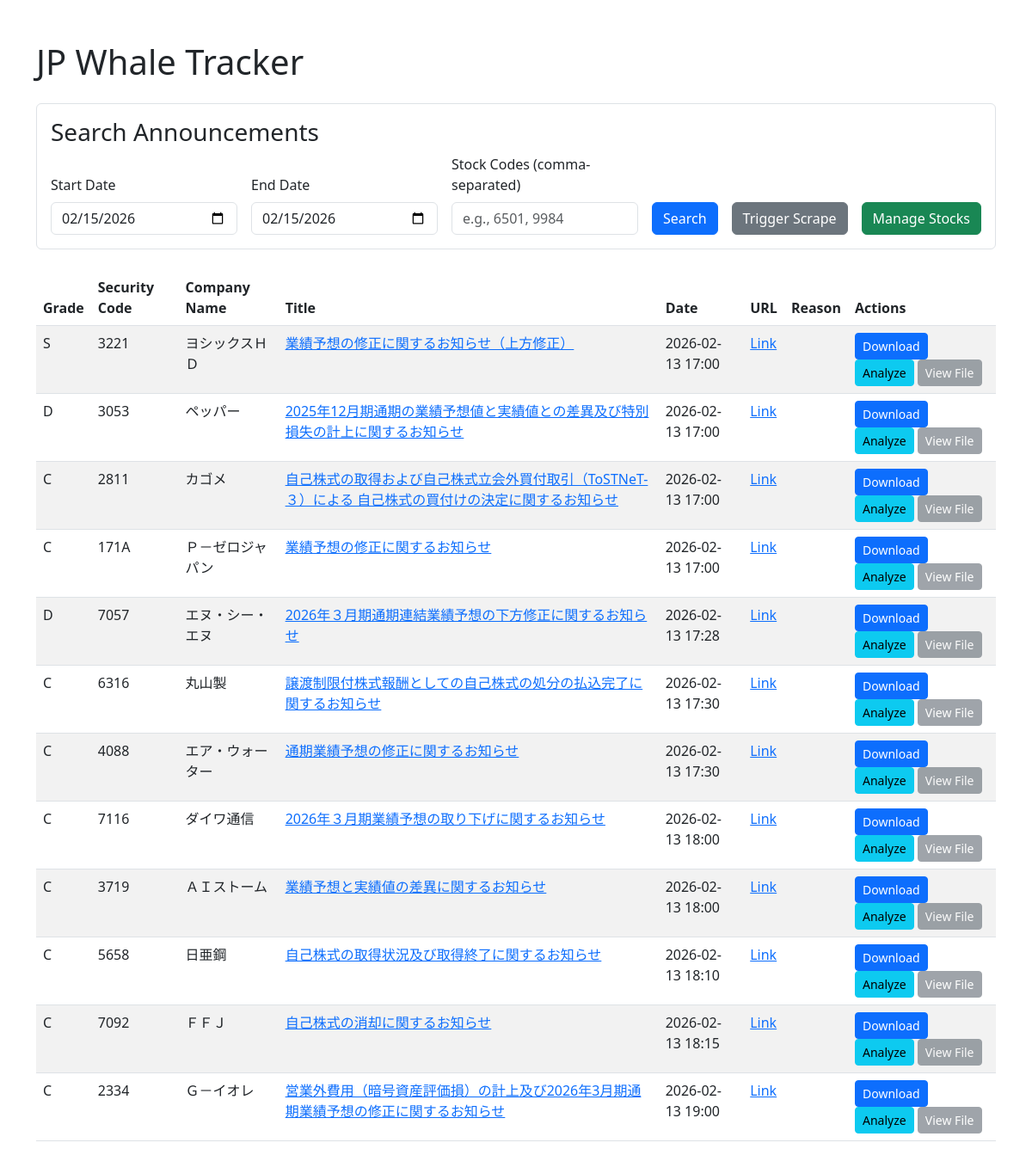
The page / on the database its author committed.
### models.py (models this page shows)
class Announcement(db.Model):
    id = db.Column(db.Integer, primary_key=True)
    url = db.Column(db.String(500), unique=True, nullable=False)
    time = db.Column(db.String(50))
    stock_code = db.Column(db.String(20))
    company_name = db.Column(db.String(100))
    title = db.Column(db.String(200))
    doc_type = db.Column(db.String(20))
    fetched_at = db.Column(db.DateTime, default=datetime.now)
    is_downloaded = db.Column(db.Boolean, default=False)
    local_path = db.Column(db.String(500))
    grade = db.Column(db.String(5)) # S, A, C, D, E
    score = db.Column(db.Integer)   # 0-100
    extracted_text = db.Column(db.Text) # Original text for "Intent Battle"
    gemini_analysis = db.Column(db.Text) # Analysis result
    analysis_status = db.Column(db.String(20), default='pending') # pending, success, failed
    analysis_time = db.Column(db.DateTime)
    error_message = db.Column(db.String(500))
    reason = db.Column(db.String(500)) # Reason for the grade
    def to_dict(self):
        return {
            'id': self.id,
            'time': self.time,
            'stock_code': self.stock_code,
            'company': self.company_name,
            'title': self.title,
            'url': self.url,
            'type': self.doc_type,
            'is_downloaded': self.is_downloaded,
            'local_path': self.local_path,
            'analysis': self.gemini_analysis,
            'original_text': self.extracted_text,
            'status': self.analysis_status,
            'analysis_time': self.analysis_time.strftime("%Y-%m-%d %H:%M:%S") if self.analysis_time else None,
            'fetched_at': self.fetched_at.strftime("%Y-%m-%d %H:%M:%S") if self.fetched_at else None,
            'grade': self.grade,
            'score': self.score,
            'reason': self.reason
        }

### app.py (the view)
@app.route('/')
def index():
    anns = Announcement.query.order_by(Announcement.fetched_at.desc()).all()
    return render_template('index.html', announcements=[a.to_dict() for a in anns])

### templates/index.html (shortened to what this page needs)
<!doctype html>
<html lang="en">
  <head>
    <link href="https://cdn.jsdelivr.net/npm/bootstrap@5.3.0/dist/css/bootstrap.min.css" rel="stylesheet">
  </head>
  <body>
    <div class="container">
      <h1 class="mt-5">JP Whale Tracker</h1>
      <div class="mt-4 p-3 border rounded">
        <h3>Search Announcements</h3>
        <form id="search-form">
          <div class="row g-3 align-items-end">
            <div class="col-md">
              <label for="start-date" class="form-label">Start Date</label>
              <input type="date" class="form-control" id="start-date">
            </div>
            <div class="col-md">
              <label for="end-date" class="form-label">End Date</label>
              <input type="date" class="form-control" id="end-date">
            </div>
            <div class="col-md">
              <label for="stock-codes" class="form-label">Stock Codes (comma-separated)</label>
              <input type="text" class="form-control" id="stock-codes" placeholder="e.g., 6501, 9984">
            </div>
            <div class="col-auto">
              <button type="submit" class="btn btn-primary">Search</button>
            </div>
            <div class="col-auto">
              <button type="button" class="btn btn-secondary" id="trigger-scrape">Trigger Scrape</button>
            </div>
            <div class="col-auto">
              <button type="button" class="btn btn-success" data-bs-toggle="modal" data-bs-target="#stocksModal">
                Manage Stocks
              </button>
            </div>
          </div>
        </form>
      </div>
      <div id="search-results" class="mt-4">
        <table class="table table-striped mt-4">
          <thead>
            <tr>
              <th>Grade</th>
              <th>Security Code</th>
              <th>Company Name</th>
              <th>Title</th>
              <th>Date</th>
              <th>URL</th>
              <th>Reason</th>
              <th>Actions</th>
            </tr>
          </thead>
          <tbody>
            {% for announcement in announcements %}
            <tr id="announcement-{{ announcement.id }}" data-is-downloaded="{{ 'true' if announcement.is_downloaded else 'false' }}" data-local-path="{{ announcement.local_path or '' }}">
              <td>{{ announcement.grade }}</td>
              <td>{{ announcement.stock_code }}</td>
              <td>{{ announcement.company }}</td>
              <td><a href="{{ announcement.url }}" target="_blank">{{ announcement.title }}</a></td>
              <td>{{ announcement.time}}</td>
              <td><a href="{{ announcement.url }}" target="_blank">Link</a></td>
              <td>{{ announcement.reason or '' }}</td>
              <td>
                <button class="btn btn-sm btn-primary download-btn" data-ann-id="${announcement.id}" data-ann-url="${announcement.url}" data-ann-stock="${announcement.stock_code}" data-ann-title="${announcement.title}" {% if announcement.is_downloaded %}disabled{% endif %}>Download</button>
                <button class="btn btn-sm btn-info analyze-btn" data-ann-id="${announcement.id}" data-ann-url="${announcement.url}" data-ann-local-path="${announcement.local_path or ''}" data-ann-stock="${announcement.stock_code}" data-ann-title="${announcement.title}">Analyze</button>
                <button class="btn btn-sm btn-secondary view-file-btn" data-local-path="${announcement.local_path or ''}" {% if not announcement.is_downloaded %}disabled{% endif %}>View File</button>
              </td>
            </tr>
            {% endfor %}
          </tbody>
        </table>
      </div>
    </div>
  </body>
</html>

### rows shown on the page
Announcement: grade "S", stock_code "3221", company "ヨシックスＨＤ", title "業績予想の修正に関するお知らせ（上方修正）", time "2026-02-13 17:00"
Announcement: grade "D", stock_code "3053", company "ペッパー", title "2025年12月期通期の業績予想値と実績値との差異及び特別損失の計上に関するお知らせ", time "2026-02-13 17:00"
Announcement: grade "C", stock_code "2811", company "カゴメ", title "自己株式の取得および自己株式立会外買付取引（ToSTNeT-３）による 自己株式の買付けの決定に関するお知らせ", time "2026-02-13 17:00"
Announcement: grade "C", stock_code "171A", company "Ｐ－ゼロジャパン", title "業績予想の修正に関するお知らせ", time "2026-02-13 17:00"
Announcement: grade "D", stock_code "7057", company "エヌ・シー・エヌ", title "2026年３月期通期連結業績予想の下方修正に関するお知らせ", time "2026-02-13 17:28"
Announcement: grade "C", stock_code "6316", company "丸山製", title "譲渡制限付株式報酬としての自己株式の処分の払込完了に関するお知らせ", time "2026-02-13 17:30"
Announcement: grade "C", stock_code "4088", company "エア・ウォーター", title "通期業績予想の修正に関するお知らせ", time "2026-02-13 17:30"
Announcement: grade "C", stock_code "7116", company "ダイワ通信", title "2026年３月期業績予想の取り下げに関するお知らせ", time "2026-02-13 18:00"
Announcement: grade "C", stock_code "3719", company "ＡＩストーム", title "業績予想と実績値の差異に関するお知らせ", time "2026-02-13 18:00"
Announcement: grade "C", stock_code "5658", company "日亜鋼", title "自己株式の取得状況及び取得終了に関するお知らせ", time "2026-02-13 18:10"
Announcement: grade "C", stock_code "7092", company "ＦＦＪ", title "自己株式の消却に関するお知らせ", time "2026-02-13 18:15"
Announcement: grade "C", stock_code "2334", company "Ｇ－イオレ", title "営業外費用（暗号資産評価損）の計上及び2026年3月期通期業績予想の修正に関するお知らせ", time "2026-02-13 19:00"
